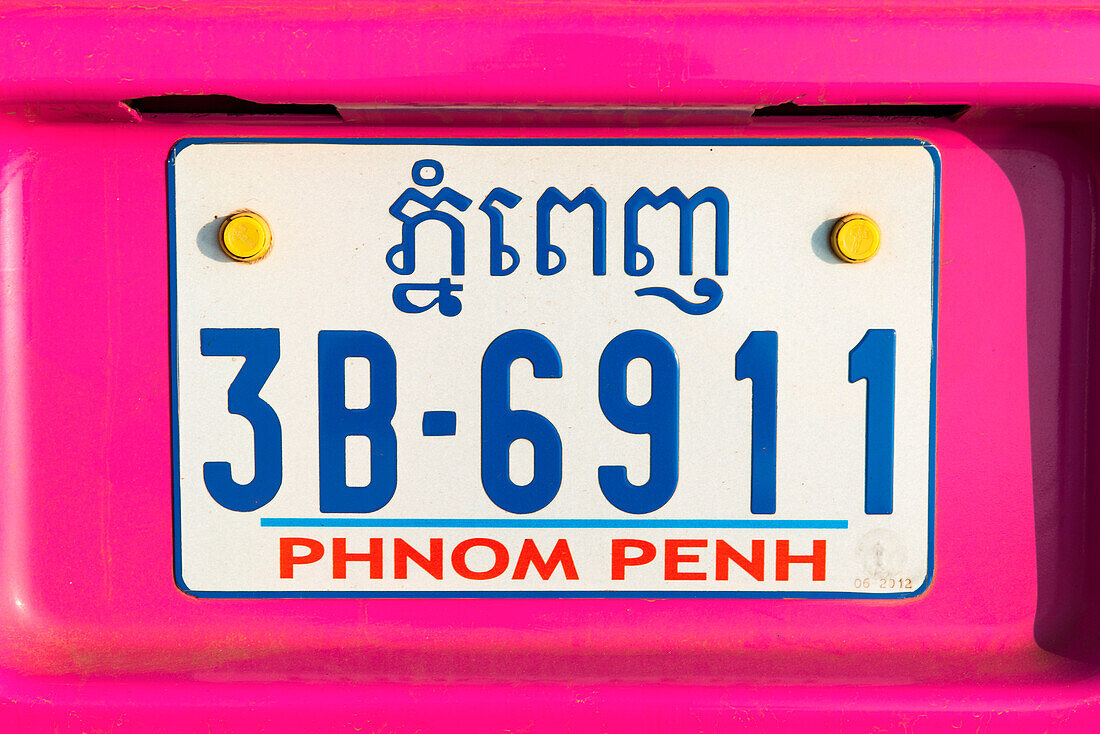
#> input picture images/1.jpg, 1100 x 734 px; its folder holds only this picture in this run
$ python -i 2.py   (imports and definitions only)
#> lines starting #> are read from the running program, lines starting #| are printed output that depends on the picture; after the words box and inside, x2 and y2 are one past the last pixel; in counts of white or black regions, pixels touching at a corner belong together
import cv2
import pytesseract
import re
import os

# Define the folder containing the images
folder_path = "test_output"

# Tesseract configuration for optimal performance
custom_config = r'--oem 3 --psm 6'

# Output file for cleaned text
cleaned_output_file = "all_cleaned_texts.txt"

# Function to clean unwanted symbols and trailing characters
def clean_text(text):
    # Keep only alphanumeric, Khmer script, spaces, and hyphens
    cleaned = re.sub(r'[^a-zA-Z0-9\u1780-\u17FF\s-]', '', text)
    # Remove trailing isolated "ន" or extra spaces
    cleaned = re.sub(r'\s+[ន]*$', '', cleaned.strip())
    return cleaned

# Function to process an image and extract cleaned text
def process_image(image_path):
    # Load and resize the image for better OCR performance
#> called with image_path = '../images/1.jpg'
    image = cv2.imread(image_path)
#> image is the input picture: shape (734, 1100, 3); mean B, G, R 154.7, 101.4, 206.7
    image = cv2.resize(image, None, fx=2, fy=2, interpolation=cv2.INTER_LINEAR)
#> image: shape (1468, 2200, 3)

    # Apply Gaussian blur to reduce noise
    blurred = cv2.GaussianBlur(image, (5, 5), 0)

    # Convert to grayscale and apply adaptive thresholding
    gray = cv2.cvtColor(blurred, cv2.COLOR_BGR2GRAY)
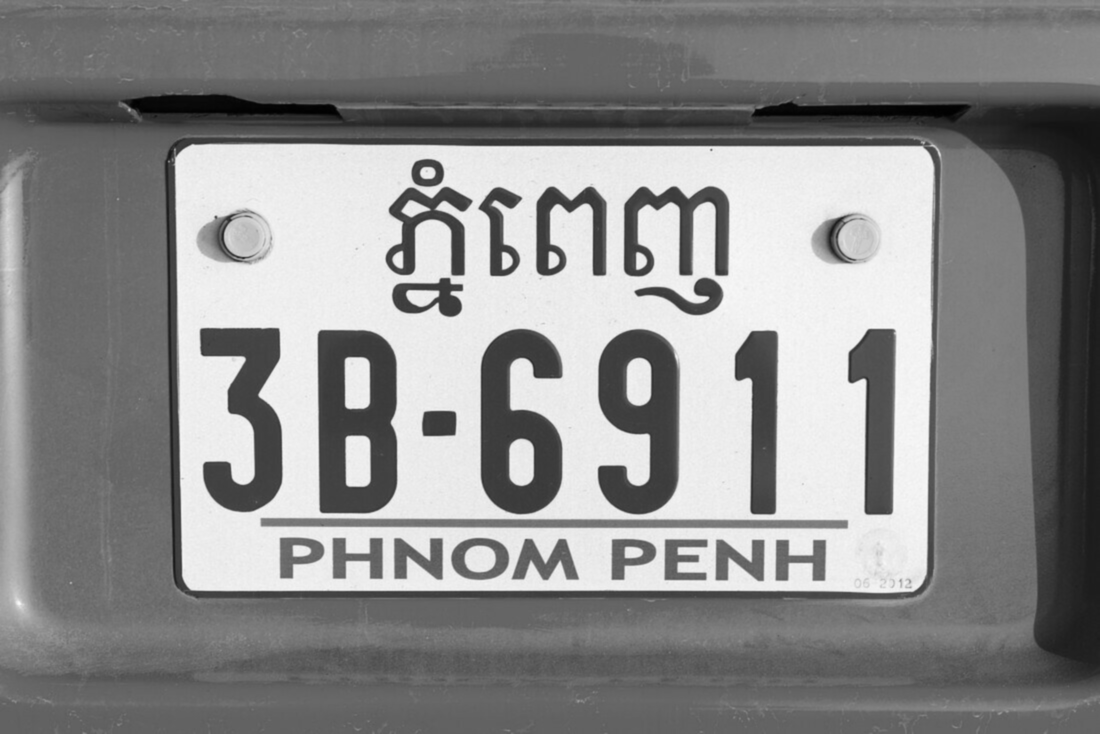
#> gray: shape (1468, 2200) (shown at 1/2 size); min 0, max 249, mean 138.9
    thresh = cv2.adaptiveThreshold(
        gray, 255, cv2.ADAPTIVE_THRESH_GAUSSIAN_C, cv2.THRESH_BINARY, 11, 2
    )
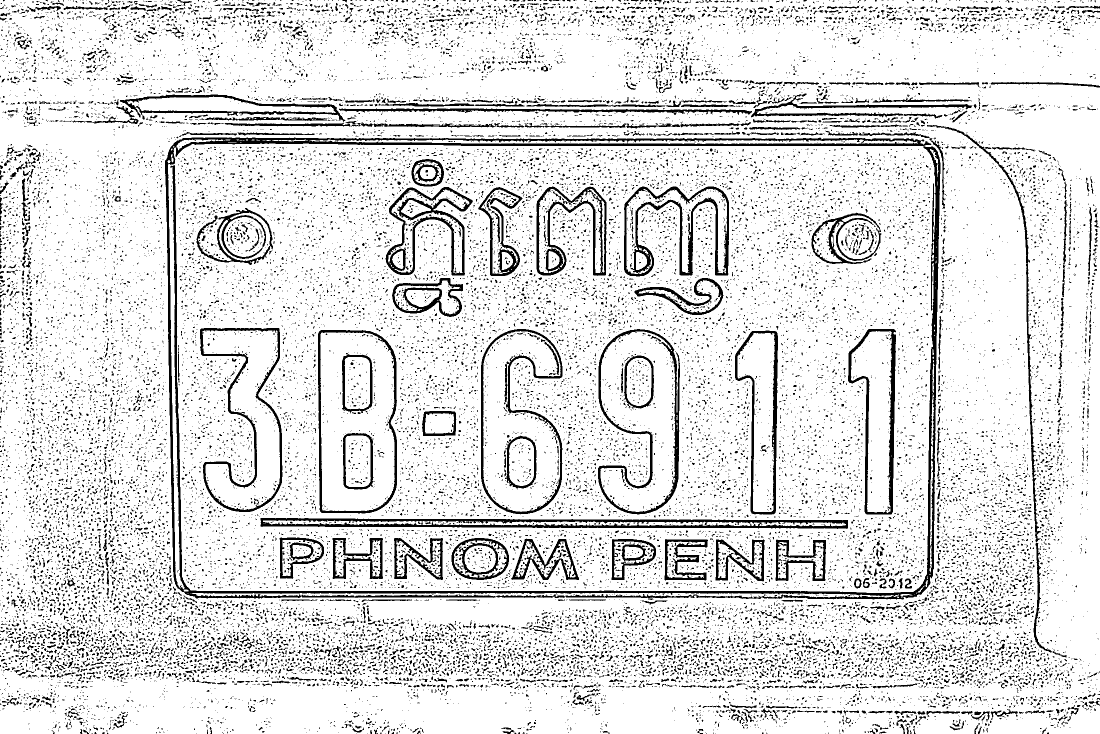
#> thresh: shape (1468, 2200) (shown at 1/2 size); 87.5% white; 28161 black regions (26130 under 20 px), largest, box (x1, y1, x2, y2) and area: (330, 275, 1881, 1199) 43136, (521, 1036, 1696, 1058) 12694, (1248, 373, 1458, 553) 7929

    # Perform OCR on the thresholded image
#> (the run stopped early here; a loop or call above may not have finished)
